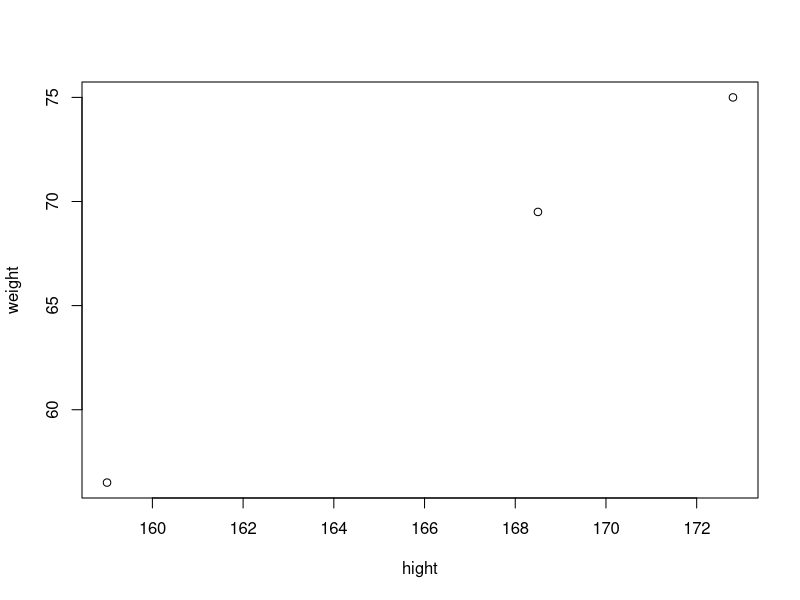
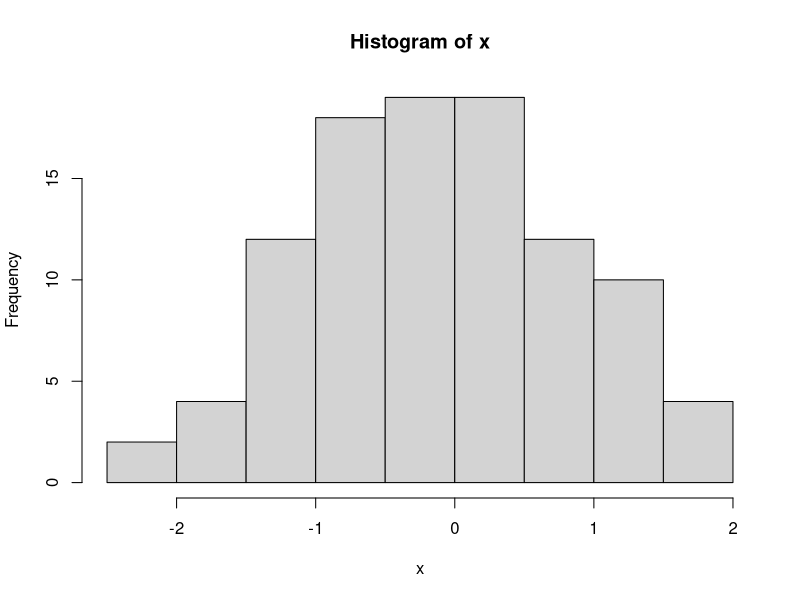
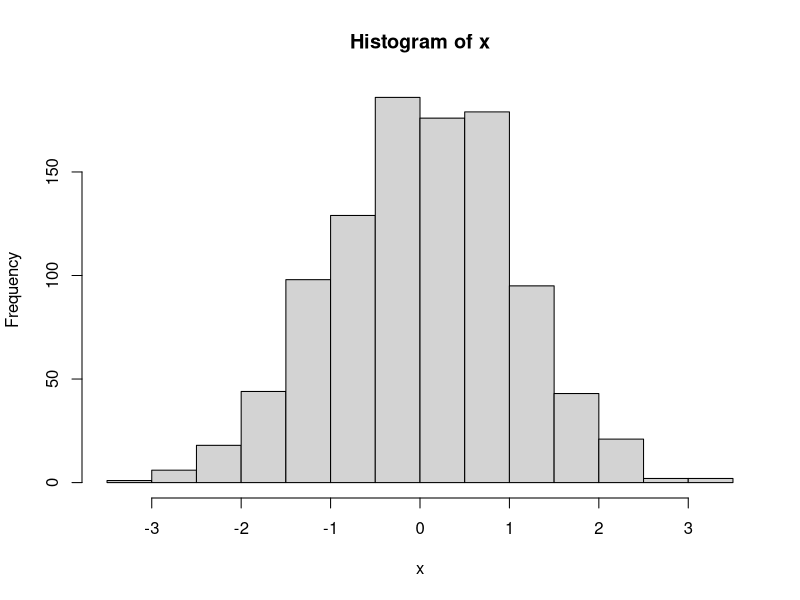
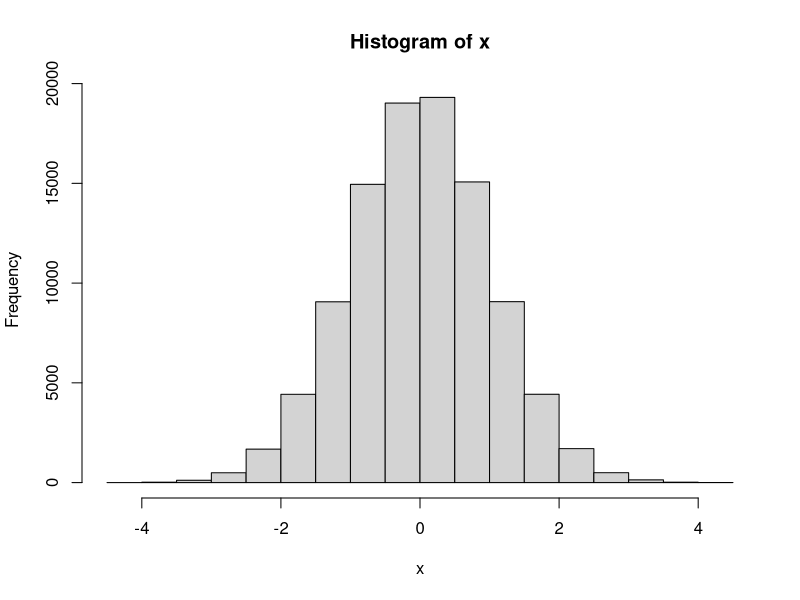
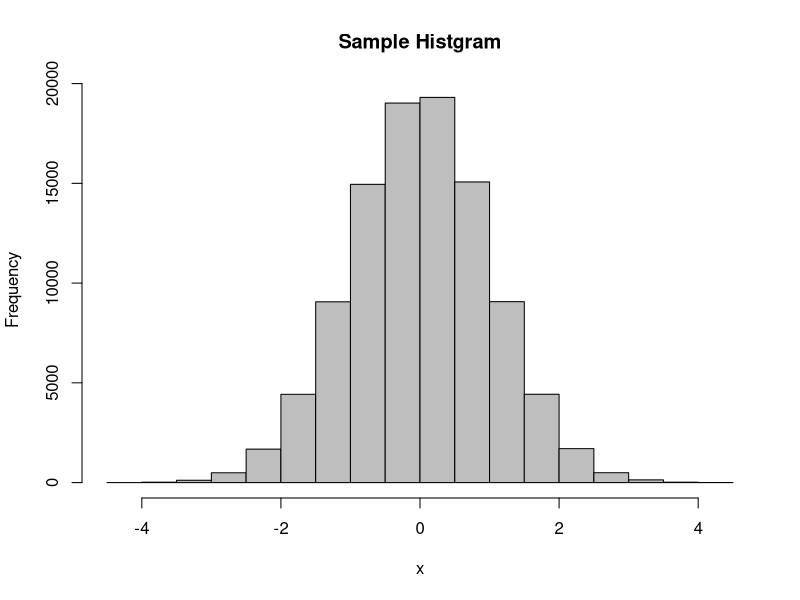
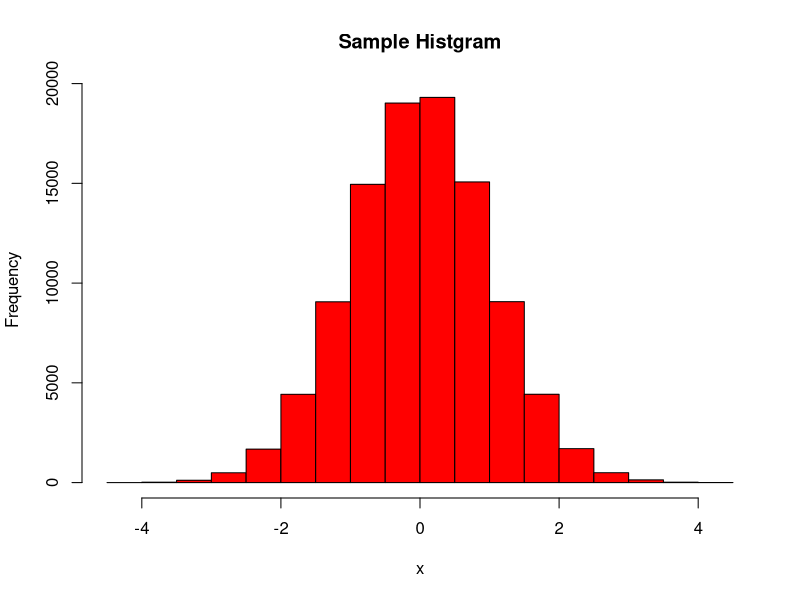

The R script that drew these images, in order:
x <- 5:70
mean(x)
x
x <- c(3.14, 2.718, 0.577)
x +10
x
x *10
x[1]
x[2:3]
sd(x)
hight <- c(168.5, 172.8, 159.0)
weight<- c(69.5,  75.0, 56.5)
plot(hight, weight)
weight/ (hight/100)^2
round(weight/ (hight/100)^2,1)

rep(7, 10)
rep(c(1,2),10)
rep(c(1:3),5)
rep(1:5, c(0, 2,4,5,3))

X <- data.frame(hight, weight)
X
row.names(X) <- c("Taro", "Jiro", "Sabro")
X
X$Sex <- c("M", "M", "F")
X
write.csv(X, "X.csv", quote = FALSE, row.names = FALSE)
x = rnorm(100)
hist(x)
 x = rnorm(1000)
hist(x)
x = rnorm(100000)
hist(x)
hist(x, col = 'gray', main = "Sample Histgram")
hist(x, col = 'red', main = "Sample Histgram")
